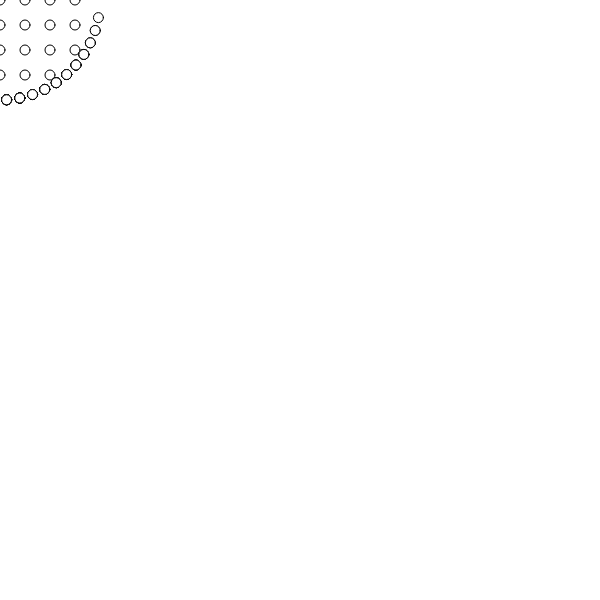
Frame 1 (no input)
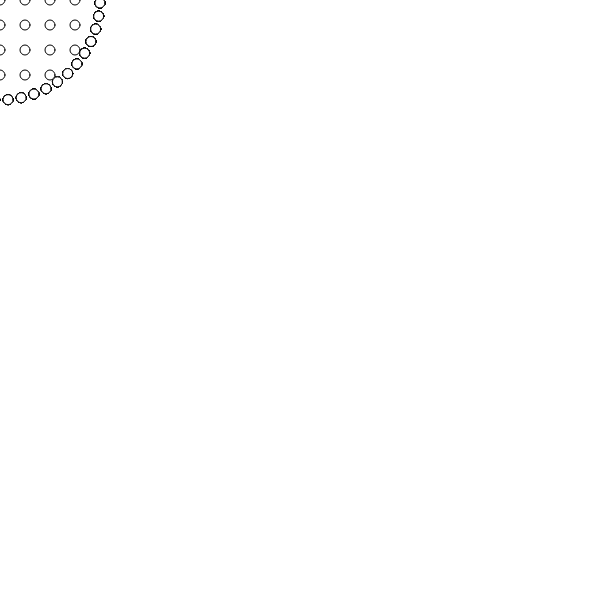
Frame 60 (no input)
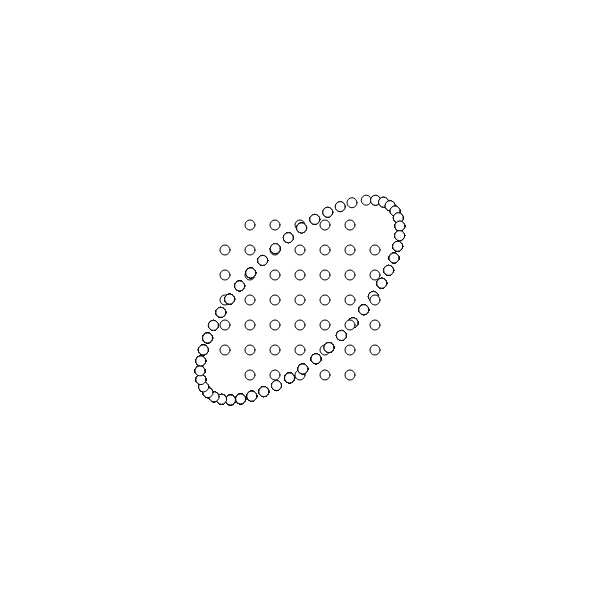
Frame 120 (the mouse pressed at the canvas centre since frame 60)

The p5.js sketch that drew these frames (run headless with seeded random() and noise() and a simulated clock; from frame 60 on, the mouse is pressed at the canvas centre):

// p5.js sketch
// ── sketch.js
// Some global variables
let angle;
let radius;
let circleX;
let circleY;
let offsetX;
let offsetY

function setup() {
	createCanvas(600, 600);
	angle = 0;
	radius = 100;
	offsetX = 0;
	offsetY = 0;
}

function draw() {

	clear()

	// Create grid of circles
	for (let x = 0; x < width; x += 25) {
		for (let y = 0; y < height; y += 25) {

			// If a circle is within range, make it rotate around cursor
			if (distance(mouseX, mouseY, x, y) >= radius) {
				circleX = mouseX + radius * cos(angle + x + y + offsetX);
				circleY = mouseY + radius * sin(angle + x + y + offsetY);
				ellipse(circleX, circleY, 10, 10);

			} else { // Draw it within the grid
				ellipse(x, y, 10, 10);
			}
		}
	}

	// Constantly increment angle for rotation effect
	angle += 0.05;

	if (mouseIsPressed) {
		offsetX += 0.02;
		offsetY -= 0.02;
	}
}

// Function for calculating the distance between two points
// using the Pythagorean theorem
function distance(x1, y1, x2, y2) {
	return sqrt( sq((x2 - x1)) + sq((y2 - y1)) );
}
